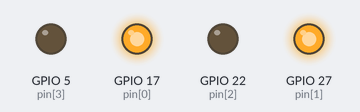
Bench run of a program on a simulated Raspberry Pi (BCM pin numbers). Shown: output pins drawn as LEDs (lit = HIGH). What the program prints to the terminal is not drawn.

Above: at 0.1 s.
Timing chart, 0 to 1.6 s (numbered marks = the images above):
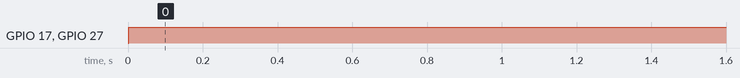

Measured:
- by itself, GPIO 17 (pin[0]), GPIO 27 (pin[1]): LOW → HIGH at 0.00 s

The program:

13_Adventskranz.py
```python
#!/usr/bin/env python3
from datetime import date, timedelta
import RPi.GPIO as GPIO
import time  # Importiere das time-Modul für Verzögerungen

"""
    GPIO 17 ---[100 Ω]---|>|--- GND  (LED 1)
    GPIO 27 ---[100 Ω]---|>|--- GND  (LED 2)
    GPIO 22 ---[100 Ω]---|>|--- GND  (LED 3)
    GPIO 5  ---[100 Ω]---|>|--- GND  (LED 4)
    |>| symbolisiert die LED.
    100 Ω ist der Vorwiderstand, der den Strom auf ein sicheres Niveau begrenzt.
"""

# GPIO-Pins für die LEDs
LED_PINS = {
    1: 17,  # LED 1 an GPIO 17
    2: 27,  # LED 2 an GPIO 27
    3: 22,  # LED 3 an GPIO 22
    4: 5    # LED 4 an GPIO 5
}

def setup_gpio():
    """Initialisiert die GPIO-Pins."""
    GPIO.setmode(GPIO.BCM)
    GPIO.setwarnings(False)  # Unterdrücke Warnungen
    for pin in LED_PINS.values():
        GPIO.setup(pin, GPIO.OUT)
        GPIO.output(pin, GPIO.LOW)  # LEDs ausschalten

def clear_gpio():
    """Räumt die GPIO-Konfiguration auf."""
    GPIO.cleanup()

def control_leds(active_leds):
    """
    Steuert die LEDs.
    :param active_leds: Liste der aktiven LEDs (1 bis 4)
    """
    for led, pin in LED_PINS.items():
        if led in active_leds:
            GPIO.output(pin, GPIO.HIGH)  # LED an
            print(f"LED {led} an (GPIO {pin})")  # Debug-Ausgabe
        else:
            GPIO.output(pin, GPIO.LOW)   # LED aus
            print(f"LED {led} aus (GPIO {pin})")  # Debug-Ausgabe

def get_active_leds(test_date=None):
    """
    Gibt die aktiven LEDs basierend auf dem aktuellen oder angegebenen Datum zurück.
    :param test_date: Optionales Testdatum im Format YYYY-MM-DD.
    :return: Liste der aktiven LEDs.
    """
    # Aktuelles Datum verwenden, falls kein Testdatum angegeben ist
    today = test_date or date.today()

    # Adventssonntage berechnen
    year = today.year
    advent_sundays = get_advent_sundays(year)

    # Debug-Ausgabe der berechneten Adventssonntage
    print(f"Berechnete Adventssonntage für {year}:")
    for i in range(1, 5):
        print(f"Advent {i}: {advent_sundays[i]}")

    # Bestimmen der aktiven LEDs basierend auf dem Datum
    active_leds = []
    for i in range(1, 5):
        if today >= advent_sundays[i]:
            active_leds.append(i)
    return active_leds

def get_advent_sundays(year):
    """
    Berechnet die Adventssonntage für das gegebene Jahr.
    :return: Dictionary mit Adventssonntagen.
    """
    christmas = date(year, 12, 25)
    # Berechnung des 4. Advent (letzter Sonntag vor Weihnachten)
    fourth_advent = christmas - timedelta(days=(christmas.weekday() + 1))
    third_advent = fourth_advent - timedelta(weeks=1)
    second_advent = third_advent - timedelta(weeks=1)
    first_advent = second_advent - timedelta(weeks=1)

    return {
        1: first_advent,
        2: second_advent,
        3: third_advent,
        4: fourth_advent
    }

def main(test_date=None):
    """Hauptprogramm."""
    setup_gpio()
    try:
        while True:  # Endlosschleife für kontinuierliche Ausführung
            active_leds = get_active_leds(test_date)
            print(f"Aktive LEDs: {active_leds}")
            control_leds(active_leds)  # Funktion zur Steuerung der LEDs aufrufen
            time.sleep(60)  # Warte 60 Sekunden bevor die nächste Überprüfung
    except KeyboardInterrupt:
        print("Programm wurde durch Benutzer beendet.")
    finally:
        clear_gpio()

if __name__ == "__main__":
    # Testmodus aktivieren, z.B. für den 2. Advent (Testdatum)
    test_date = date(2024,12,8 )  # Beispiel: 2. Advent 2024
    main(test_date)
```
